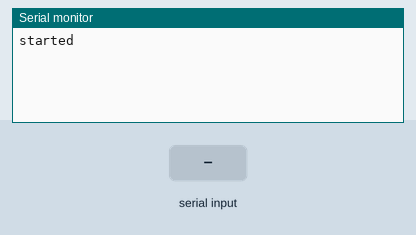
The sketch below on a simulated Arduino Uno, built with avr-gcc and run on an emulated ATmega328P. On the bench: the last lines printed to the serial monitor. The test bench sets the inputs (shaded band).

Above: at 1.2 s.
1.3 s: "|" received over Serial
At 2.1 s:
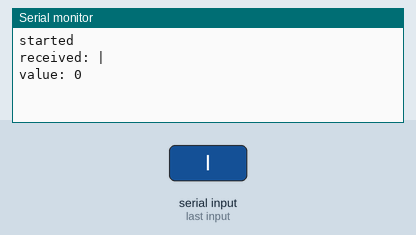
2.8 s: "90|45\n" received over Serial
At 3.4 s:
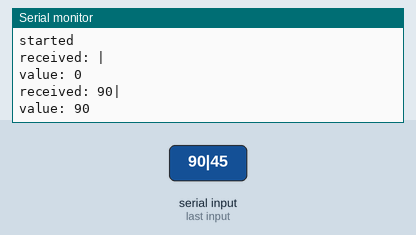
4.3 s: "30|150\n" received over Serial
At 4.6 s:
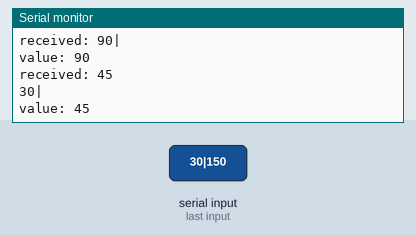

The sketch:

SerialReceiveString.ino
```cpp
String receivedString = "";

void setup() {
Serial.begin(9600);
Serial.print("started\n");
}

void loop() {
  while(Serial.available()>0){
    int CharReceived = Serial.read();
    //if(isDigit(CharReceived)){
    if(1){
      receivedString += (char)CharReceived;
    }
    if(CharReceived=='|'){
      Serial.print("received: ");
      Serial.println(receivedString);
      int receivedValue = receivedString.toInt();
      Serial.print("value: ");
      Serial.println(receivedValue);
      receivedString = "";
    }
  }
}
```

MPU9250.h
```cpp
/*
 Note: The MPU9250 is an I2C sensor and uses the Arduino Wire library.
 Because the sensor is not 5V tolerant, we are using a 3.3 V 8 MHz Pro Mini or
 a 3.3 V Teensy 3.1. We have disabled the internal pull-ups used by the Wire
 library in the Wire.h/twi.c utility file. We are also using the 400 kHz fast
 I2C mode by setting the TWI_FREQ  to 400000L /twi.h utility file.
 */
#ifndef _MPU9250_H_
#define _MPU9250_H_

#include <SPI.h>
#include <Wire.h>

// See also MPU-9250 Register Map and Descriptions, Revision 4.0,
// RM-MPU-9250A-00, Rev. 1.4, 9/9/2013 for registers not listed in above
// document; the MPU9250 and MPU9150 are virtually identical but the latter has
// a different register map

//Magnetometer Registers
#define AK8963_ADDRESS   0x0C
#define WHO_AM_I_AK8963  0x00 // should return 0x48
#define INFO             0x01
#define AK8963_ST1       0x02  // data ready status bit 0
#define AK8963_XOUT_L    0x03  // data
#define AK8963_XOUT_H    0x04
#define AK8963_YOUT_L    0x05
#define AK8963_YOUT_H    0x06
#define AK8963_ZOUT_L    0x07
#define AK8963_ZOUT_H    0x08
#define AK8963_ST2       0x09  // Data overflow bit 3 and data read error status bit 2
#define AK8963_CNTL      0x0A  // Power down (0000), single-measurement (0001), self-test (1000) and Fuse ROM (1111) modes on bits 3:0
#define AK8963_ASTC      0x0C  // Self test control
#define AK8963_I2CDIS    0x0F  // I2C disable
#define AK8963_ASAX      0x10  // Fuse ROM x-axis sensitivity adjustment value
#define AK8963_ASAY      0x11  // Fuse ROM y-axis sensitivity adjustment value
#define AK8963_ASAZ      0x12  // Fuse ROM z-axis sensitivity adjustment value

#define SELF_TEST_X_GYRO 0x00
#define SELF_TEST_Y_GYRO 0x01
#define SELF_TEST_Z_GYRO 0x02

/*#define X_FINE_GAIN      0x03 // [7:0] fine gain
#define Y_FINE_GAIN      0x04
#define Z_FINE_GAIN      0x05
#define XA_OFFSET_H      0x06 // User-defined trim values for accelerometer
#define XA_OFFSET_L_TC   0x07
#define YA_OFFSET_H      0x08
#define YA_OFFSET_L_TC   0x09
#define ZA_OFFSET_H      0x0A
#define ZA_OFFSET_L_TC   0x0B */

#define SELF_TEST_X_ACCEL 0x0D
#define SELF_TEST_Y_ACCEL 0x0E
#define SELF_TEST_Z_ACCEL 0x0F

#define SELF_TEST_A       0x10

#define XG_OFFSET_H       0x13  // User-defined trim values for gyroscope
#define XG_OFFSET_L       0x14
#define YG_OFFSET_H       0x15
#define YG_OFFSET_L       0x16
#define ZG_OFFSET_H       0x17
#define ZG_OFFSET_L       0x18
#define SMPLRT_DIV        0x19
#define CONFIG            0x1A
#define GYRO_CONFIG       0x1B
#define ACCEL_CONFIG      0x1C
#define ACCEL_CONFIG2     0x1D
#define LP_ACCEL_ODR      0x1E
#define WOM_THR           0x1F

// Duration counter threshold for motion interrupt generation, 1 kHz rate,
// LSB = 1 ms
#define MOT_DUR           0x20
// Zero-motion detection threshold bits [7:0]
#define ZMOT_THR          0x21
// Duration counter threshold for zero motion interrupt generation, 16 Hz rate,
// LSB = 64 ms
#define ZRMOT_DUR         0x22

#define FIFO_EN            0x23
#define I2C_MST_CTRL       0x24
#define I2C_SLV0_ADDR      0x25
#define I2C_SLV0_REG       0x26
#define I2C_SLV0_CTRL      0x27
#define I2C_SLV1_ADDR      0x28
#define I2C_SLV1_REG       0x29
#define I2C_SLV1_CTRL      0x2A
#define I2C_SLV2_ADDR      0x2B
#define I2C_SLV2_REG       0x2C
#define I2C_SLV2_CTRL      0x2D
#define I2C_SLV3_ADDR      0x2E
#define I2C_SLV3_REG       0x2F
#define I2C_SLV3_CTRL      0x30
#define I2C_SLV4_ADDR      0x31
#define I2C_SLV4_REG       0x32
#define I2C_SLV4_DO        0x33
#define I2C_SLV4_CTRL      0x34
#define I2C_SLV4_DI        0x35
#define I2C_MST_STATUS     0x36
#define INT_PIN_CFG        0x37
#define INT_ENABLE         0x38
#define DMP_INT_STATUS     0x39  // Check DMP interrupt
#define INT_STATUS         0x3A
#define ACCEL_XOUT_H       0x3B
#define ACCEL_XOUT_L       0x3C
#define ACCEL_YOUT_H       0x3D
#define ACCEL_YOUT_L       0x3E
#define ACCEL_ZOUT_H       0x3F
#define ACCEL_ZOUT_L       0x40
#define TEMP_OUT_H         0x41
#define TEMP_OUT_L         0x42
#define GYRO_XOUT_H        0x43
#define GYRO_XOUT_L        0x44
#define GYRO_YOUT_H        0x45
#define GYRO_YOUT_L        0x46
#define GYRO_ZOUT_H        0x47
#define GYRO_ZOUT_L        0x48
#define EXT_SENS_DATA_00   0x49
#define EXT_SENS_DATA_01   0x4A
#define EXT_SENS_DATA_02   0x4B
#define EXT_SENS_DATA_03   0x4C
#define EXT_SENS_DATA_04   0x4D
#define EXT_SENS_DATA_05   0x4E
#define EXT_SENS_DATA_06   0x4F
#define EXT_SENS_DATA_07   0x50
#define EXT_SENS_DATA_08   0x51
#define EXT_SENS_DATA_09   0x52
#define EXT_SENS_DATA_10   0x53
#define EXT_SENS_DATA_11   0x54
#define EXT_SENS_DATA_12   0x55
#define EXT_SENS_DATA_13   0x56
#define EXT_SENS_DATA_14   0x57
#define EXT_SENS_DATA_15   0x58
#define EXT_SENS_DATA_16   0x59
#define EXT_SENS_DATA_17   0x5A
#define EXT_SENS_DATA_18   0x5B
#define EXT_SENS_DATA_19   0x5C
#define EXT_SENS_DATA_20   0x5D
#define EXT_SENS_DATA_21   0x5E
#define EXT_SENS_DATA_22   0x5F
#define EXT_SENS_DATA_23   0x60
#define MOT_DETECT_STATUS  0x61
#define I2C_SLV0_DO        0x63
#define I2C_SLV1_DO        0x64
#define I2C_SLV2_DO        0x65
#define I2C_SLV3_DO        0x66
#define I2C_MST_DELAY_CTRL 0x67
#define SIGNAL_PATH_RESET  0x68
#define MOT_DETECT_CTRL    0x69
#define USER_CTRL          0x6A  // Bit 7 enable DMP, bit 3 reset DMP
#define PWR_MGMT_1         0x6B // Device defaults to the SLEEP mode
#define PWR_MGMT_2         0x6C
#define DMP_BANK           0x6D  // Activates a specific bank in the DMP
#define DMP_RW_PNT         0x6E  // Set read/write pointer to a specific start address in specified DMP bank
#define DMP_REG            0x6F  // Register in DMP from which to read or to which to write
#define DMP_REG_1          0x70
#define DMP_REG_2          0x71
#define FIFO_COUNTH        0x72
#define FIFO_COUNTL        0x73
#define FIFO_R_W           0x74
#define WHO_AM_I_MPU9250   0x75 // Should return 0x71
#define XA_OFFSET_H        0x77
#define XA_OFFSET_L        0x78
#define YA_OFFSET_H        0x7A
#define YA_OFFSET_L        0x7B
#define ZA_OFFSET_H        0x7D
#define ZA_OFFSET_L        0x7E

// Using the MPU-9250 breakout board, ADO is set to 0
// Seven-bit device address is 110100 for ADO = 0 and 110101 for ADO = 1
#define ADO 0
#if ADO
#define MPU9250_ADDRESS 0x69  // Device address when ADO = 1
#else
#define MPU9250_ADDRESS 0x68  // Device address when ADO = 0
#define AK8963_ADDRESS  0x0C   // Address of magnetometer
#endif // AD0

class MPU9250
{
  protected:
    // Set initial input parameters
    enum Ascale {
      AFS_2G = 0,
      AFS_4G,
      AFS_8G,
      AFS_16G
    };

    enum Gscale {
      GFS_250DPS = 0,
      GFS_500DPS,
      GFS_1000DPS,
      GFS_2000DPS
    };

    enum Mscale {
      MFS_14BITS = 0, // 0.6 mG per LSB
      MFS_16BITS      // 0.15 mG per LSB
    };

    // Specify sensor full scale
    uint8_t Gscale = GFS_250DPS;
    uint8_t Ascale = AFS_2G;
    // Choose either 14-bit or 16-bit magnetometer resolution
    uint8_t Mscale = MFS_16BITS;
    // 2 for 8 Hz, 6 for 100 Hz continuous magnetometer data read
    uint8_t Mmode = 0x02;

  public:
    float pitch, yaw, roll;
    float temperature;   // Stores the real internal chip temperature in Celsius
    int16_t tempCount;   // Temperature raw count output
    uint32_t delt_t = 0; // Used to control display output rate

    uint32_t count = 0, sumCount = 0; // used to control display output rate
    float deltat = 0.0f, sum = 0.0f;  // integration interval for both filter schemes
    uint32_t lastUpdate = 0, firstUpdate = 0; // used to calculate integration interval
    uint32_t Now = 0;        // used to calculate integration interval

    int16_t gyroCount[3];   // Stores the 16-bit signed gyro sensor output
    int16_t magCount[3];    // Stores the 16-bit signed magnetometer sensor output
    // Scale resolutions per LSB for the sensors
    float aRes, gRes, mRes;
    // Variables to hold latest sensor data values
    float ax, ay, az, gx, gy, gz, mx, my, mz;
    // Factory mag calibration and mag bias
    float magCalibration[3] = {0, 0, 0}, magbias[3] = {0, 0, 0};
    // Bias corrections for gyro and accelerometer
    float gyroBias[3] = {0, 0, 0}, accelBias[3] = {0, 0, 0};
    float SelfTest[6];
    // Stores the 16-bit signed accelerometer sensor output
    int16_t accelCount[3];

  public:
    void getMres();
    void getGres();
    void getAres();
    void readAccelData(int16_t *);
    void readGyroData(int16_t *);
    void readMagData(int16_t *);
    int16_t readTempData();
    void updateTime();
    void initAK8963(float *);
    void initMPU9250();
    void calibrateMPU9250(float * gyroBias, float * accelBias);
    void MPU9250SelfTest(float * destination);
    void writeByte(uint8_t, uint8_t, uint8_t);
    uint8_t readByte(uint8_t, uint8_t);
    void readBytes(uint8_t, uint8_t, uint8_t, uint8_t *);
};  // class MPU9250

#endif // _MPU9250_H_
```

quaternionFilters.h
```cpp
#ifndef _QUATERNIONFILTERS_H_
#define _QUATERNIONFILTERS_H_

#include <Arduino.h>

void MadgwickQuaternionUpdate(float ax, float ay, float az, float gx, float gy,
                              float gz, float mx, float my, float mz,
                              float deltat);
void MahonyQuaternionUpdate(float ax, float ay, float az, float gx, float gy,
                            float gz, float mx, float my, float mz,
                            float deltat);
const float * getQ();

#endif // _QUATERNIONFILTERS_H_
```

Source omitted: MPU9250.cpp (24344 bytes), quaternionFilters.cpp (9491 bytes)

Measured:
- after the input at 1.3 s, the serial monitor: prints a new line at once (image 1)
- after the input at 2.8 s, the serial monitor: prints a new line at once (image 2)
- after the input at 4.3 s, the serial monitor: prints a new line at once (image 3)
